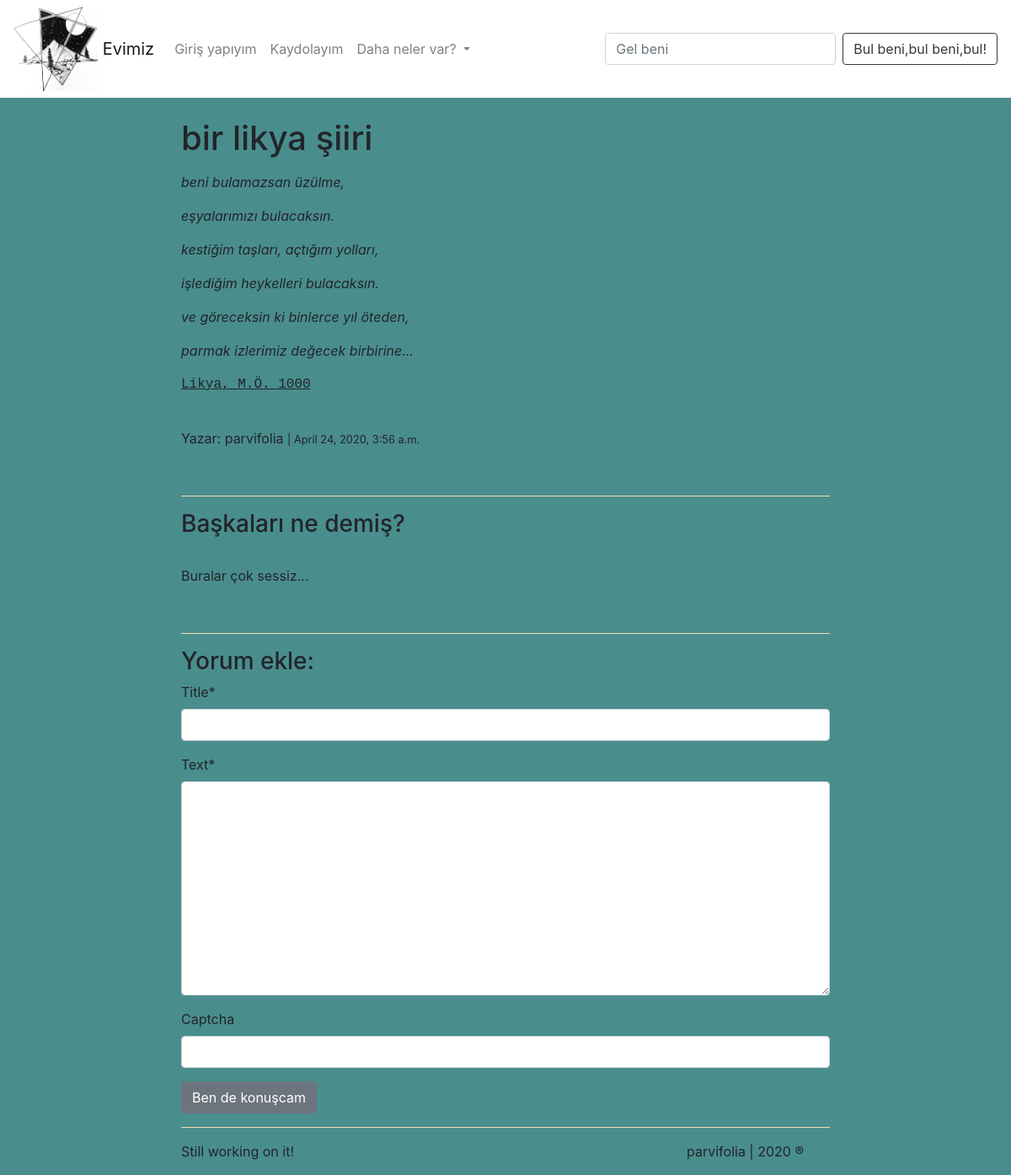
Page /post/49/ on the earlier database version.
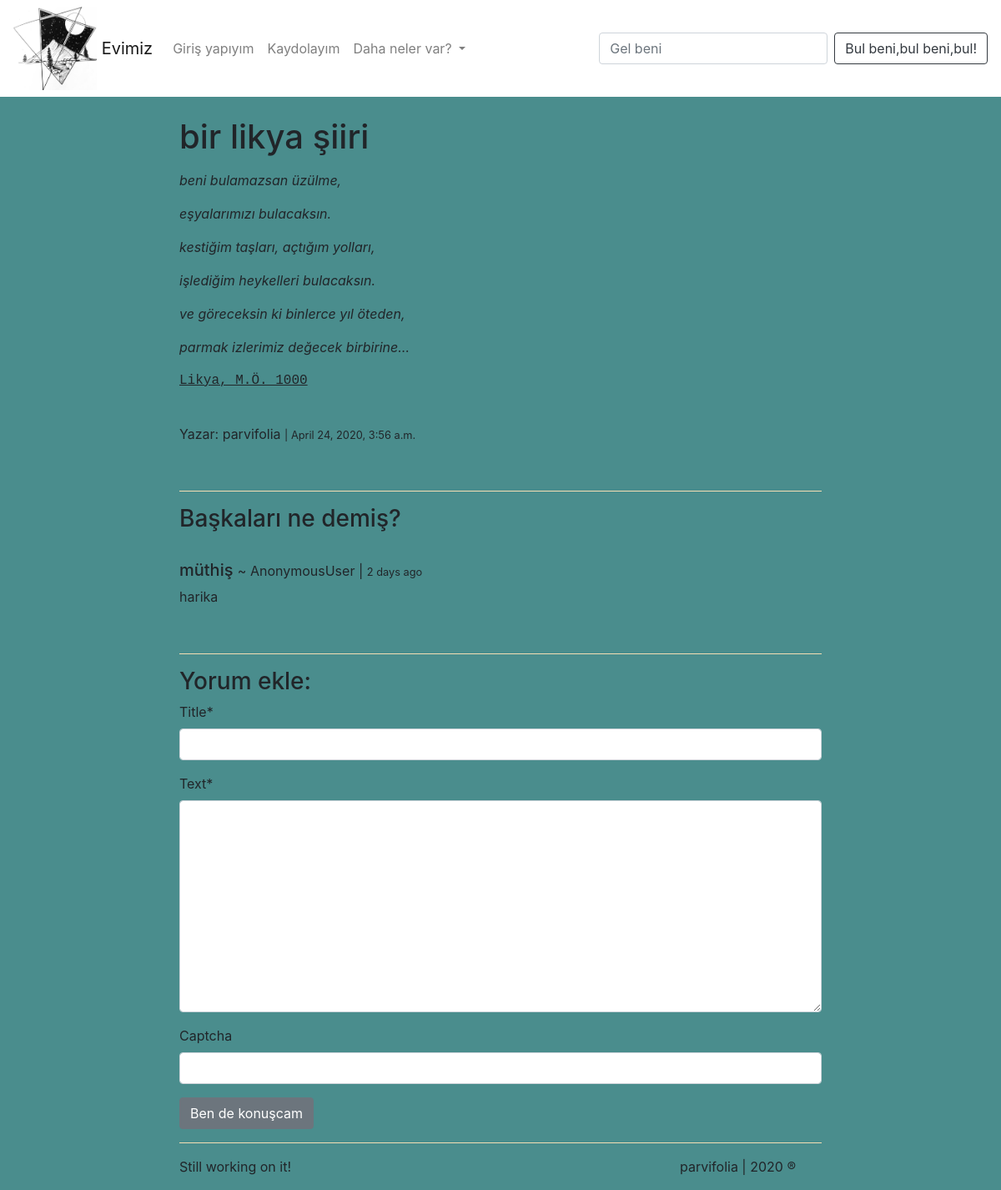
Same page on the later database version.
### blog/models.py (models this page shows, shortened)
class Post(models.Model):
    author = models.ForeignKey('auth.User', on_delete=models.CASCADE)
    title = models.CharField(max_length=200)
    text = RichTextField()
    created_date = models.DateTimeField(
            default=timezone.now)
    published_date = models.DateTimeField(
            blank=True, null=True)

class Comment(models.Model):
    post=models.ForeignKey('blog.Post',related_name='comments', on_delete=models.CASCADE)
    title = models.CharField(max_length=200)
    text = models.TextField()
    created_date = models.DateTimeField(
            default=timezone.now)

### blog/views.py (the view, shortened to what this page needs)
# urls.py: path('post/<int:pk>/', views.post_detail, name='post_detail'),
def post_detail(request,pk):
    post = get_object_or_404(Post, pk=pk)
    form = CommentForm()
    return render(request, 'blog/post_detail.html', {'post': post,'form': form,})

### blog/forms.py
class CommentForm(forms.ModelForm):
    captcha = ReCaptchaField()
    class Meta:
        model = Comment
        fields = ('title', 'text',)

### blog/templates/blog/post_detail.html (shortened to what this page needs)
{% extends 'blog/base.html' %}
{% load crispy_forms_tags %}
{% block content %}
    <div class="post">
        <h1>{{ post.title }}</h1>
        <p>{{ post.text|safe|linebreaks }}</p>
        {% if post.published_date %}
            <div class="author_and_date">
                <br><p>Yazar: {{post.author}}  <small> | {{ post.published_date }}</small></p>
            </div>
        {% endif %}
    </div>
    <br><hr>
    <div class="comments">
        <h3>Başkaları ne demiş?</h3>
        <br>
        {% if not post.comments.all %}
            <p> Buralar çok sessiz... </p>
        {% else %}
            {% for comment in post.comments.all %}
            <h5> {{comment.title}}  <small> ~ {{request.user}} | <small>{{comment.created_date|timesince}} ago </small> </small> </h4>
            <p> {{comment.text}} </p>
            {% endfor %}
        {% endif %}
    </div>
    <br><hr>
    <div class="add_comment">
        <h3>Yorum ekle:</h3>
        <form method = "POST">
        {{ form | crispy }}
        <input type="submit" class="btn btn-secondary" value="Ben de konuşcam">
        </form>
    </div>
{% endblock %}

### blog/templates/blog/base.html (shortened to what this page needs)
{% load static %}
<html>
    <head>
        <link rel="stylesheet" href="{% static 'css/bootstrap.min.css' %}">
        <link rel="stylesheet" href="{% static 'css/blog.css' %}">
    </head>
    {% include 'blog/header.html' %}
    <body>
        <br>
        <div class="container-fluid">
            <div class="row">
                <div class="col-md-8 offset-md-2 col-10 offset-1">
                {% block content %}
                {% endblock %}
                <hr>
                </div>
            </div>
        </div>
        <div class="container-fluid">
            <div class="row">
                <div class="col-md-4 offset-md-2 col-11 offset-1"><p> Still working on it!</p></div>
                <div class="col-md-4 offset-md-2 col-11 offset-1"><p> parvifolia | 2020 ®</p></div>
            </div>
        </div>
    </body>
</html>

### blog/templates/blog/header.html (shortened to what this page needs)
{% load static %}
<nav class="navbar navbar-expand-lg navbar-light bg-light">
  <img src="{% static 'img/logo.jpg' %}" width="100" height="100" class="d-inline-block align-top" alt="">
  <a class="navbar-brand" href="{% url 'post_list' %}"> Evimiz</a>
  <div class="collapse navbar-collapse" id="navbarSupportedContent">
    <ul class="navbar-nav mr-auto">
    {% if not request.user.is_authenticated %}
      <a class="nav-link" href="{% url 'login' %}">Giriş yapıyım </a>
      <a class="nav-link" href="{% url 'register' %}">Kaydolayım </a>
    {% else %}
      <a class="nav-link" href="{% url 'logout' %}">Terk-i diyar</a>
    {% endif %}
      <li class="nav-item dropdown">
        <a class="nav-link dropdown-toggle" href="#" id="navbarDropdown" role="button" data-toggle="dropdown" aria-haspopup="true" aria-expanded="false">
          Daha neler var?
        </a>
      </li>
    </ul>
    <form class="form-inline my-2 my-lg-0 method="GET"">
      <input class="form-control mr-sm-2" type="search" name="q" placeholder="Gel beni" aria-label="Search" value='{{request.GET.q}}'>
      <button class="btn btn-outline-dark" type="submit">Bul beni,bul beni,bul!</button>
    </form>
  </div>
</nav>

### blog/static/css/blog.css (style rules this page uses)
body { background-color: rgb(74, 141, 141) }
.navbar { background-color: white!important }
hr { height: 1px; color:wheat; background-color:wheat; border: none; }

Differences in the rows shown:
added Comment: title "müthiş", user "AnonymousUser", created_date "2 days", text "harika"
Other differences:
text no longer shown: "Buralar çok sessiz..."
